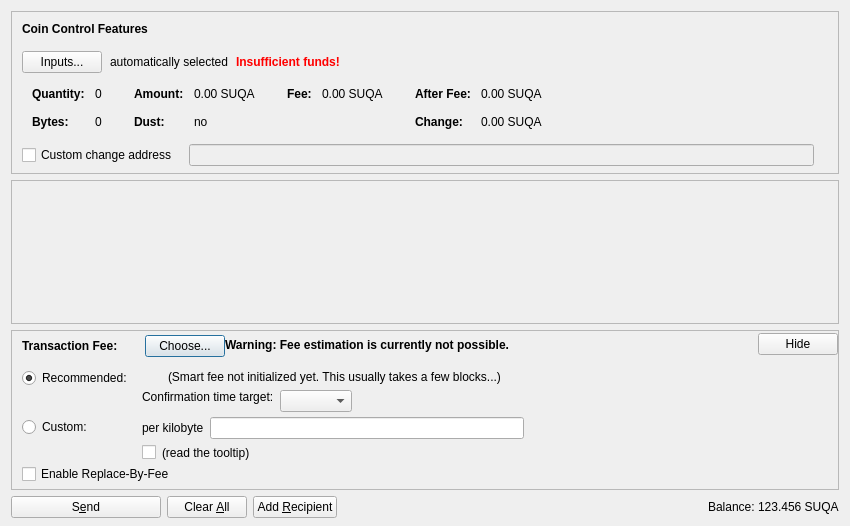
<?xml version="1.0" encoding="UTF-8"?>
<ui version="4.0">
 <class>DepositCoinsDialog</class>
 <widget class="QDialog" name="DepositCoinsDialog">
  <property name="geometry">
   <rect>
    <x>0</x>
    <y>0</y>
    <width>850</width>
    <height>526</height>
   </rect>
  </property>
  <property name="windowTitle">
   <string>Deposit Coins</string>
  </property>
  <layout class="QVBoxLayout" name="verticalLayout" stretch="0,1,0,0">
   <property name="bottomMargin">
    <number>8</number>
   </property>
   <item>
    <widget class="QFrame" name="frameCoinControl">
     <property name="sizePolicy">
      <sizepolicy hsizetype="Expanding" vsizetype="Expanding">
       <horstretch>0</horstretch>
       <verstretch>0</verstretch>
      </sizepolicy>
     </property>
     <property name="maximumSize">
      <size>
       <width>16777215</width>
       <height>16777215</height>
      </size>
     </property>
     <property name="frameShape">
      <enum>QFrame::StyledPanel</enum>
     </property>
     <property name="frameShadow">
      <enum>QFrame::Sunken</enum>
     </property>
     <layout class="QVBoxLayout" name="verticalLayoutCoinControl2">
      <property name="spacing">
       <number>0</number>
      </property>
      <property name="leftMargin">
       <number>0</number>
      </property>
      <property name="topMargin">
       <number>0</number>
      </property>
      <property name="rightMargin">
       <number>0</number>
      </property>
      <property name="bottomMargin">
       <number>6</number>
      </property>
      <item>
       <layout class="QVBoxLayout" name="verticalLayoutCoinControl" stretch="0,0,0,0,1">
        <property name="spacing">
         <number>0</number>
        </property>
        <property name="leftMargin">
         <number>10</number>
        </property>
        <property name="topMargin">
         <number>10</number>
        </property>
        <item>
         <layout class="QHBoxLayout" name="horizontalLayoutCoinControl1">
          <property name="bottomMargin">
           <number>15</number>
          </property>
          <item>
           <widget class="QLabel" name="labelCoinControlFeatures">
            <property name="sizePolicy">
             <sizepolicy hsizetype="Preferred" vsizetype="Maximum">
              <horstretch>0</horstretch>
              <verstretch>0</verstretch>
             </sizepolicy>
            </property>
            <property name="font">
             <font>
              <weight>75</weight>
              <bold>true</bold>
             </font>
            </property>
            <property name="styleSheet">
             <string notr="true">font-weight:bold;</string>
            </property>
            <property name="text">
             <string>Coin Control Features</string>
            </property>
           </widget>
          </item>
         </layout>
        </item>
        <item>
         <layout class="QHBoxLayout" name="horizontalLayoutCoinControl2" stretch="0,0,0,0">
          <property name="spacing">
           <number>8</number>
          </property>
          <property name="bottomMargin">
           <number>10</number>
          </property>
          <item>
           <widget class="QPushButton" name="pushButtonCoinControl">
            <property name="styleSheet">
             <string notr="true"/>
            </property>
            <property name="text">
             <string>Inputs...</string>
            </property>
            <property name="autoDefault">
             <bool>false</bool>
            </property>
           </widget>
          </item>
          <item>
           <widget class="QLabel" name="labelCoinControlAutomaticallySelected">
            <property name="text">
             <string>automatically selected</string>
            </property>
            <property name="margin">
             <number>5</number>
            </property>
           </widget>
          </item>
          <item>
           <widget class="QLabel" name="labelCoinControlInsuffFunds">
            <property name="font">
             <font>
              <weight>75</weight>
              <bold>true</bold>
             </font>
            </property>
            <property name="styleSheet">
             <string notr="true">color:red;font-weight:bold;</string>
            </property>
            <property name="text">
             <string>Insufficient funds!</string>
            </property>
            <property name="margin">
             <number>5</number>
            </property>
           </widget>
          </item>
          <item>
           <spacer name="horizontalSpacerCoinControl">
            <property name="orientation">
             <enum>Qt::Horizontal</enum>
            </property>
            <property name="sizeHint" stdset="0">
             <size>
              <width>40</width>
              <height>1</height>
             </size>
            </property>
           </spacer>
          </item>
         </layout>
        </item>
        <item>
         <widget class="QWidget" name="widgetCoinControl" native="true">
          <property name="sizePolicy">
           <sizepolicy hsizetype="Preferred" vsizetype="Preferred">
            <horstretch>0</horstretch>
            <verstretch>0</verstretch>
           </sizepolicy>
          </property>
          <property name="minimumSize">
           <size>
            <width>0</width>
            <height>0</height>
           </size>
          </property>
          <property name="styleSheet">
           <string notr="true"/>
          </property>
          <layout class="QHBoxLayout" name="horizontalLayoutCoinControl5">
           <property name="leftMargin">
            <number>0</number>
           </property>
           <property name="topMargin">
            <number>0</number>
           </property>
           <property name="rightMargin">
            <number>0</number>
           </property>
           <property name="bottomMargin">
            <number>0</number>
           </property>
           <item>
            <layout class="QHBoxLayout" name="horizontalLayoutCoinControl3" stretch="0,0,0,1">
             <property name="spacing">
              <number>20</number>
             </property>
             <property name="topMargin">
              <number>0</number>
             </property>
             <property name="bottomMargin">
              <number>10</number>
             </property>
             <item>
              <layout class="QFormLayout" name="formLayoutCoinControl1">
               <property name="horizontalSpacing">
                <number>10</number>
               </property>
               <property name="verticalSpacing">
                <number>14</number>
               </property>
               <property name="leftMargin">
                <number>10</number>
               </property>
               <property name="topMargin">
                <number>4</number>
               </property>
               <property name="rightMargin">
                <number>6</number>
               </property>
               <item row="0" column="0">
                <widget class="QLabel" name="labelCoinControlQuantityText">
                 <property name="font">
                  <font>
                   <weight>75</weight>
                   <bold>true</bold>
                  </font>
                 </property>
                 <property name="text">
                  <string>Quantity:</string>
                 </property>
                 <property name="margin">
                  <number>0</number>
                 </property>
                </widget>
               </item>
               <item row="0" column="1">
                <widget class="QLabel" name="labelCoinControlQuantity">
                 <property name="cursor">
                  <cursorShape>IBeamCursor</cursorShape>
                 </property>
                 <property name="contextMenuPolicy">
                  <enum>Qt::ActionsContextMenu</enum>
                 </property>
                 <property name="text">
                  <string notr="true">0</string>
                 </property>
                 <property name="margin">
                  <number>0</number>
                 </property>
                 <property name="textInteractionFlags">
                  <set>Qt::LinksAccessibleByMouse|Qt::TextSelectableByKeyboard|Qt::TextSelectableByMouse</set>
                 </property>
                </widget>
               </item>
               <item row="1" column="0">
                <widget class="QLabel" name="labelCoinControlBytesText">
                 <property name="font">
                  <font>
                   <weight>75</weight>
                   <bold>true</bold>
                  </font>
                 </property>
                 <property name="text">
                  <string>Bytes:</string>
                 </property>
                </widget>
               </item>
               <item row="1" column="1">
                <widget class="QLabel" name="labelCoinControlBytes">
                 <property name="cursor">
                  <cursorShape>IBeamCursor</cursorShape>
                 </property>
                 <property name="contextMenuPolicy">
                  <enum>Qt::ActionsContextMenu</enum>
                 </property>
                 <property name="text">
                  <string notr="true">0</string>
                 </property>
                 <property name="textInteractionFlags">
                  <set>Qt::LinksAccessibleByMouse|Qt::TextSelectableByKeyboard|Qt::TextSelectableByMouse</set>
                 </property>
                </widget>
               </item>
              </layout>
             </item>
             <item>
              <layout class="QFormLayout" name="formLayoutCoinControl2">
               <property name="horizontalSpacing">
                <number>10</number>
               </property>
               <property name="verticalSpacing">
                <number>14</number>
               </property>
               <property name="leftMargin">
                <number>6</number>
               </property>
               <property name="topMargin">
                <number>4</number>
               </property>
               <property name="rightMargin">
                <number>6</number>
               </property>
               <item row="0" column="0">
                <widget class="QLabel" name="labelCoinControlAmountText">
                 <property name="font">
                  <font>
                   <weight>75</weight>
                   <bold>true</bold>
                  </font>
                 </property>
                 <property name="text">
                  <string>Amount:</string>
                 </property>
                 <property name="margin">
                  <number>0</number>
                 </property>
                </widget>
               </item>
               <item row="0" column="1">
                <widget class="QLabel" name="labelCoinControlAmount">
                 <property name="cursor">
                  <cursorShape>IBeamCursor</cursorShape>
                 </property>
                 <property name="contextMenuPolicy">
                  <enum>Qt::ActionsContextMenu</enum>
                 </property>
                 <property name="text">
                  <string notr="true">0.00 SUQA</string>
                 </property>
                 <property name="textInteractionFlags">
                  <set>Qt::LinksAccessibleByMouse|Qt::TextSelectableByKeyboard|Qt::TextSelectableByMouse</set>
                 </property>
                </widget>
               </item>
               <item row="1" column="0">
                <widget class="QLabel" name="labelCoinControlLowOutputText">
                 <property name="font">
                  <font>
                   <weight>75</weight>
                   <bold>true</bold>
                  </font>
                 </property>
                 <property name="text">
                  <string>Dust:</string>
                 </property>
                </widget>
               </item>
               <item row="1" column="1">
                <widget class="QLabel" name="labelCoinControlLowOutput">
                 <property name="cursor">
                  <cursorShape>IBeamCursor</cursorShape>
                 </property>
                 <property name="contextMenuPolicy">
                  <enum>Qt::ActionsContextMenu</enum>
                 </property>
                 <property name="text">
                  <string notr="true">no</string>
                 </property>
                 <property name="textInteractionFlags">
                  <set>Qt::LinksAccessibleByMouse|Qt::TextSelectableByKeyboard|Qt::TextSelectableByMouse</set>
                 </property>
                </widget>
               </item>
              </layout>
             </item>
             <item>
              <layout class="QFormLayout" name="formLayoutCoinControl3">
               <property name="horizontalSpacing">
                <number>10</number>
               </property>
               <property name="verticalSpacing">
                <number>14</number>
               </property>
               <property name="leftMargin">
                <number>6</number>
               </property>
               <property name="topMargin">
                <number>4</number>
               </property>
               <property name="rightMargin">
                <number>6</number>
               </property>
               <item row="0" column="0">
                <widget class="QLabel" name="labelCoinControlFeeText">
                 <property name="font">
                  <font>
                   <weight>75</weight>
                   <bold>true</bold>
                  </font>
                 </property>
                 <property name="text">
                  <string>Fee:</string>
                 </property>
                 <property name="margin">
                  <number>0</number>
                 </property>
                </widget>
               </item>
               <item row="0" column="1">
                <widget class="QLabel" name="labelCoinControlFee">
                 <property name="cursor">
                  <cursorShape>IBeamCursor</cursorShape>
                 </property>
                 <property name="contextMenuPolicy">
                  <enum>Qt::ActionsContextMenu</enum>
                 </property>
                 <property name="text">
                  <string notr="true">0.00 SUQA</string>
                 </property>
                 <property name="textInteractionFlags">
                  <set>Qt::LinksAccessibleByMouse|Qt::TextSelectableByKeyboard|Qt::TextSelectableByMouse</set>
                 </property>
                </widget>
               </item>
              </layout>
             </item>
             <item>
              <layout class="QFormLayout" name="formLayoutCoinControl4">
               <property name="horizontalSpacing">
                <number>10</number>
               </property>
               <property name="verticalSpacing">
                <number>14</number>
               </property>
               <property name="leftMargin">
                <number>6</number>
               </property>
               <property name="topMargin">
                <number>4</number>
               </property>
               <property name="rightMargin">
                <number>6</number>
               </property>
               <item row="0" column="0">
                <widget class="QLabel" name="labelCoinControlAfterFeeText">
                 <property name="font">
                  <font>
                   <weight>75</weight>
                   <bold>true</bold>
                  </font>
                 </property>
                 <property name="text">
                  <string>After Fee:</string>
                 </property>
                 <property name="margin">
                  <number>0</number>
                 </property>
                </widget>
               </item>
               <item row="0" column="1">
                <widget class="QLabel" name="labelCoinControlAfterFee">
                 <property name="cursor">
                  <cursorShape>IBeamCursor</cursorShape>
                 </property>
                 <property name="contextMenuPolicy">
                  <enum>Qt::ActionsContextMenu</enum>
                 </property>
                 <property name="text">
                  <string notr="true">0.00 SUQA</string>
                 </property>
                 <property name="textInteractionFlags">
                  <set>Qt::LinksAccessibleByMouse|Qt::TextSelectableByKeyboard|Qt::TextSelectableByMouse</set>
                 </property>
                </widget>
               </item>
               <item row="1" column="0">
                <widget class="QLabel" name="labelCoinControlChangeText">
                 <property name="font">
                  <font>
                   <weight>75</weight>
                   <bold>true</bold>
                  </font>
                 </property>
                 <property name="text">
                  <string>Change:</string>
                 </property>
                </widget>
               </item>
               <item row="1" column="1">
                <widget class="QLabel" name="labelCoinControlChange">
                 <property name="cursor">
                  <cursorShape>IBeamCursor</cursorShape>
                 </property>
                 <property name="contextMenuPolicy">
                  <enum>Qt::ActionsContextMenu</enum>
                 </property>
                 <property name="text">
                  <string notr="true">0.00 SUQA</string>
                 </property>
                 <property name="textInteractionFlags">
                  <set>Qt::LinksAccessibleByMouse|Qt::TextSelectableByKeyboard|Qt::TextSelectableByMouse</set>
                 </property>
                </widget>
               </item>
              </layout>
             </item>
            </layout>
           </item>
          </layout>
         </widget>
        </item>
        <item>
         <layout class="QHBoxLayout" name="horizontalLayoutCoinControl4" stretch="0,0,0">
          <property name="spacing">
           <number>12</number>
          </property>
          <property name="sizeConstraint">
           <enum>QLayout::SetDefaultConstraint</enum>
          </property>
          <property name="topMargin">
           <number>5</number>
          </property>
          <property name="rightMargin">
           <number>5</number>
          </property>
          <item>
           <widget class="QCheckBox" name="checkBoxCoinControlChange">
            <property name="toolTip">
             <string>If this is activated, but the change address is empty or invalid, change will be sent to a newly generated address.</string>
            </property>
            <property name="text">
             <string>Custom change address</string>
            </property>
           </widget>
          </item>
          <item>
           <widget class="QValidatedLineEdit" name="lineEditCoinControlChange">
            <property name="enabled">
             <bool>false</bool>
            </property>
            <property name="sizePolicy">
             <sizepolicy hsizetype="Expanding" vsizetype="Fixed">
              <horstretch>0</horstretch>
              <verstretch>0</verstretch>
             </sizepolicy>
            </property>
           </widget>
          </item>
          <item>
           <widget class="QLabel" name="labelCoinControlChangeLabel">
            <property name="sizePolicy">
             <sizepolicy hsizetype="Preferred" vsizetype="Expanding">
              <horstretch>0</horstretch>
              <verstretch>0</verstretch>
             </sizepolicy>
            </property>
            <property name="minimumSize">
             <size>
              <width>0</width>
              <height>0</height>
             </size>
            </property>
            <property name="text">
             <string/>
            </property>
            <property name="margin">
             <number>3</number>
            </property>
           </widget>
          </item>
         </layout>
        </item>
        <item>
         <spacer name="verticalSpacerCoinControl">
          <property name="orientation">
           <enum>Qt::Vertical</enum>
          </property>
          <property name="sizeHint" stdset="0">
           <size>
            <width>800</width>
            <height>1</height>
           </size>
          </property>
         </spacer>
        </item>
       </layout>
      </item>
     </layout>
    </widget>
   </item>
   <item>
    <widget class="QScrollArea" name="scrollArea">
     <property name="widgetResizable">
      <bool>true</bool>
     </property>
     <widget class="QWidget" name="scrollAreaWidgetContents">
      <property name="geometry">
       <rect>
        <x>0</x>
        <y>0</y>
        <width>830</width>
        <height>104</height>
       </rect>
      </property>
      <layout class="QVBoxLayout" name="verticalLayout_2" stretch="0,1">
       <property name="leftMargin">
        <number>0</number>
       </property>
       <property name="topMargin">
        <number>0</number>
       </property>
       <property name="rightMargin">
        <number>0</number>
       </property>
       <property name="bottomMargin">
        <number>0</number>
       </property>
       <item>
        <layout class="QVBoxLayout" name="entries">
         <property name="spacing">
          <number>6</number>
         </property>
        </layout>
       </item>
       <item>
        <spacer name="verticalSpacer">
         <property name="orientation">
          <enum>Qt::Vertical</enum>
         </property>
         <property name="sizeHint" stdset="0">
          <size>
           <width>20</width>
           <height>40</height>
          </size>
         </property>
        </spacer>
       </item>
      </layout>
     </widget>
    </widget>
   </item>
   <item>
    <widget class="QFrame" name="frameFee">
     <property name="sizePolicy">
      <sizepolicy hsizetype="Expanding" vsizetype="Expanding">
       <horstretch>0</horstretch>
       <verstretch>0</verstretch>
      </sizepolicy>
     </property>
     <property name="maximumSize">
      <size>
       <width>16777215</width>
       <height>16777215</height>
      </size>
     </property>
     <property name="frameShape">
      <enum>QFrame::StyledPanel</enum>
     </property>
     <property name="frameShadow">
      <enum>QFrame::Sunken</enum>
     </property>
     <layout class="QVBoxLayout" name="verticalLayoutFee1">
      <property name="spacing">
       <number>0</number>
      </property>
      <property name="leftMargin">
       <number>0</number>
      </property>
      <property name="topMargin">
       <number>0</number>
      </property>
      <property name="rightMargin">
       <number>0</number>
      </property>
      <property name="bottomMargin">
       <number>0</number>
      </property>
      <item>
       <layout class="QVBoxLayout" name="verticalLayoutFee2" stretch="0,0,0">
        <property name="spacing">
         <number>0</number>
        </property>
        <property name="leftMargin">
         <number>10</number>
        </property>
        <property name="topMargin">
         <number>0</number>
        </property>
        <item>
         <layout class="QHBoxLayout" name="horizontalLayoutFee1">
          <property name="bottomMargin">
           <number>0</number>
          </property>
          <item>
           <layout class="QVBoxLayout" name="verticalLayoutFee7">
            <property name="spacing">
             <number>0</number>
            </property>
            <item>
             <spacer name="verticalSpacerSmartFee">
              <property name="orientation">
               <enum>Qt::Vertical</enum>
              </property>
              <property name="sizeType">
               <enum>QSizePolicy::Fixed</enum>
              </property>
              <property name="sizeHint" stdset="0">
               <size>
                <width>1</width>
                <height>4</height>
               </size>
              </property>
             </spacer>
            </item>
            <item>
             <layout class="QHBoxLayout" name="horizontalLayoutSmartFee">
              <property name="spacing">
               <number>10</number>
              </property>
              <item>
               <widget class="QLabel" name="labelFeeHeadline">
                <property name="sizePolicy">
                 <sizepolicy hsizetype="Preferred" vsizetype="Maximum">
                  <horstretch>0</horstretch>
                  <verstretch>0</verstretch>
                 </sizepolicy>
                </property>
                <property name="font">
                 <font>
                  <weight>75</weight>
                  <bold>true</bold>
                 </font>
                </property>
                <property name="styleSheet">
                 <string notr="true">font-weight:bold;</string>
                </property>
                <property name="text">
                 <string>Transaction Fee:</string>
                </property>
               </widget>
              </item>
              <item>
               <widget class="QLabel" name="labelFeeMinimized">
                <property name="text">
                 <string/>
                </property>
               </widget>
              </item>
              <item>
               <widget class="QPushButton" name="buttonChooseFee">
                <property name="text">
                 <string>Choose...</string>
                </property>
               </widget>
              </item>
             </layout>
            </item>
            <item>
             <spacer name="verticalSpacer_5">
              <property name="orientation">
               <enum>Qt::Vertical</enum>
              </property>
              <property name="sizeHint" stdset="0">
               <size>
                <width>1</width>
                <height>1</height>
               </size>
              </property>
             </spacer>
            </item>
           </layout>
          </item>
          <item>
           <widget class="QLabel" name="fallbackFeeWarningLabel">
            <property name="toolTip">
             <string>Using the fallbackfee can result in sending a transaction that will take several hours or days (or never) to confirm. Consider choosing your fee manually or wait until you have validated the complete chain.</string>
            </property>
            <property name="font">
            <font>
                <weight>75</weight>
                <bold>true</bold>
            </font>
            </property>
            <property name="text">
             <string>Warning: Fee estimation is currently not possible.</string>
            </property>
            <property name="wordWrap">
             <bool>false</bool>
            </property>
           </widget>
          </item>
          <item>
           <spacer name="horizontalSpacer_4">
            <property name="orientation">
             <enum>Qt::Horizontal</enum>
            </property>
            <property name="sizeType">
             <enum>QSizePolicy::MinimumExpanding</enum>
            </property>
            <property name="sizeHint" stdset="0">
             <size>
              <width>40</width>
              <height>20</height>
             </size>
            </property>
           </spacer>
          </item>
          <item>
           <widget class="QPushButton" name="buttonMinimizeFee">
            <property name="toolTip">
             <string>collapse fee-settings</string>
            </property>
            <property name="text">
             <string>Hide</string>
            </property>
           </widget>
          </item>
         </layout>
        </item>
        <item>
         <widget class="QFrame" name="frameFeeSelection">
          <layout class="QVBoxLayout" name="verticalLayoutFee12">
           <property name="spacing">
            <number>0</number>
           </property>
           <property name="leftMargin">
            <number>0</number>
           </property>
           <property name="topMargin">
            <number>0</number>
           </property>
           <property name="rightMargin">
            <number>0</number>
           </property>
           <property name="bottomMargin">
            <number>0</number>
           </property>
           <item>
            <layout class="QGridLayout" name="gridLayoutFee">
             <property name="topMargin">
              <number>10</number>
             </property>
             <property name="bottomMargin">
              <number>4</number>
             </property>
             <property name="horizontalSpacing">
              <number>10</number>
             </property>
             <property name="verticalSpacing">
              <number>4</number>
             </property>
             <item row="1" column="1">
              <layout class="QVBoxLayout" name="verticalLayoutFee8">
               <property name="spacing">
                <number>6</number>
               </property>
               <item>
                <layout class="QHBoxLayout" name="horizontalLayoutFee13">
                 <item>
                  <widget class="QLabel" name="labelCustomPerKilobyte">
                   <property name="toolTip">
                    <string>Specify a custom fee per kB (1,000 bytes) of the transaction's virtual size.

Note:  Since the fee is calculated on a per-byte basis, a fee of "100 satoshis per kB" for a transaction size of 500 bytes (half of 1 kB) would ultimately yield a fee of only 50 satoshis.</string>
                   </property>
                   <property name="text">
                    <string>per kilobyte</string>
                   </property>
                  </widget>
                 </item>
                 <item>
                  <widget class="SUQAAmountField" name="customFee"/>
                 </item>
                 <item>
                  <spacer name="horizontalSpacer_6">
                   <property name="orientation">
                    <enum>Qt::Horizontal</enum>
                   </property>
                   <property name="sizeHint" stdset="0">
                    <size>
                     <width>1</width>
                     <height>1</height>
                    </size>
                   </property>
                  </spacer>
                 </item>
                </layout>
               </item>
               <item>
                <layout class="QHBoxLayout" name="horizontalLayoutFee8">
                 <item>
                  <widget class="QCheckBox" name="checkBoxMinimumFee">
                   <property name="toolTip">
                    <string>Paying only the minimum fee is just fine as long as there is less transaction volume than space in the blocks. But be aware that this can end up in a never confirming transaction once there is more demand for suqa transactions than the network can process.</string>
                   </property>
                   <property name="text">
                    <string/>
                   </property>
                  </widget>
                 </item>
                 <item>
                  <widget class="QLabel" name="labelMinFeeWarning">
                   <property name="enabled">
                    <bool>true</bool>
                   </property>
                   <property name="toolTip">
                    <string>Paying only the minimum fee is just fine as long as there is less transaction volume than space in the blocks. But be aware that this can end up in a never confirming transaction once there is more demand for suqa transactions than the network can process.</string>
                   </property>
                   <property name="text">
                    <string>(read the tooltip)</string>
                   </property>
                   <property name="margin">
                    <number>5</number>
                   </property>
                  </widget>
                 </item>
                 <item>
                  <spacer name="horizontalSpacer_2">
                   <property name="orientation">
                    <enum>Qt::Horizontal</enum>
                   </property>
                   <property name="sizeHint" stdset="0">
                    <size>
                     <width>1</width>
                     <height>1</height>
                    </size>
                   </property>
                  </spacer>
                 </item>
                </layout>
               </item>
              </layout>
             </item>
             <item row="0" column="0">
              <layout class="QVBoxLayout" name="verticalLayoutFee4" stretch="0,1">
               <item>
                <widget class="QRadioButton" name="radioSmartFee">
                 <property name="text">
                  <string>Recommended:</string>
                 </property>
                 <property name="checked">
                  <bool>true</bool>
                 </property>
                 <attribute name="buttonGroup">
                  <string notr="true">groupFee</string>
                 </attribute>
                </widget>
               </item>
               <item>
                <spacer name="verticalSpacer_2">
                 <property name="orientation">
                  <enum>Qt::Vertical</enum>
                 </property>
                 <property name="sizeHint" stdset="0">
                  <size>
                   <width>1</width>
                   <height>1</height>
                  </size>
                 </property>
                </spacer>
               </item>
              </layout>
             </item>
             <item row="1" column="0">
              <layout class="QVBoxLayout" name="verticalLayoutFee9" stretch="0,1">
               <item>
                <widget class="QRadioButton" name="radioCustomFee">
                 <property name="text">
                  <string>Custom:</string>
                 </property>
                 <attribute name="buttonGroup">
                  <string notr="true">groupFee</string>
                 </attribute>
                </widget>
               </item>
               <item>
                <spacer name="verticalSpacer_6">
                 <property name="orientation">
                  <enum>Qt::Vertical</enum>
                 </property>
                 <property name="sizeHint" stdset="0">
                  <size>
                   <width>1</width>
                   <height>1</height>
                  </size>
                 </property>
                </spacer>
               </item>
              </layout>
             </item>
             <item row="0" column="1">
              <layout class="QVBoxLayout" name="verticalLayoutFee3" stretch="0,0,1">
               <property name="spacing">
                <number>6</number>
               </property>
               <property name="topMargin">
                <number>2</number>
               </property>
               <item>
                <layout class="QHBoxLayout" name="horizontalLayoutFee12">
                 <item>
                  <widget class="QLabel" name="labelSmartFee">
                   <property name="text">
                    <string/>
                   </property>
                   <property name="margin">
                    <number>2</number>
                   </property>
                  </widget>
                 </item>
                 <item>
                  <widget class="QLabel" name="labelFeeEstimation">
                   <property name="text">
                    <string/>
                   </property>
                  </widget>
                 </item>
                 <item>
                  <widget class="QLabel" name="labelSmartFee2">
                   <property name="text">
                    <string>(Smart fee not initialized yet. This usually takes a few blocks...)</string>
                   </property>
                   <property name="margin">
                    <number>2</number>
                   </property>
                  </widget>
                 </item>
                 <item>
                  <spacer name="horizontalSpacer_5">
                   <property name="orientation">
                    <enum>Qt::Horizontal</enum>
                   </property>
                   <property name="sizeHint" stdset="0">
                    <size>
                     <width>1</width>
                     <height>1</height>
                    </size>
                   </property>
                  </spacer>
                 </item>
                </layout>
               </item>
               <item>
                <layout class="QHBoxLayout" name="horizontalLayoutFee9">
                 <item>
                  <layout class="QVBoxLayout" name="verticalLayoutFee6">
                   <item>
                    <widget class="QLabel" name="labelSmartFee3">
                     <property name="text">
                      <string>Confirmation time target:</string>
                     </property>
                     <property name="margin">
                      <number>2</number>
                     </property>
                    </widget>
                   </item>
                   <item>
                    <spacer name="verticalSpacer_3">
                     <property name="orientation">
                      <enum>Qt::Vertical</enum>
                     </property>
                     <property name="sizeHint" stdset="0">
                      <size>
                       <width>1</width>
                       <height>1</height>
                      </size>
                     </property>
                    </spacer>
                   </item>
                  </layout>
                 </item>
                 <item>
                  <layout class="QVBoxLayout" name="verticalLayoutFee5">
                   <property name="rightMargin">
                    <number>30</number>
                   </property>
                   <item>
                    <layout class="QHBoxLayout" name="horizontalLayoutConfTarget">
                     <property name="bottomMargin">
                      <number>0</number>
                     </property>
                     <item>
                      <widget class="QComboBox" name="confTargetSelector"/>
                     </item>
                     <item>
                      <spacer name="horizontalSpacerConfTarget">
                       <property name="orientation">
                        <enum>Qt::Horizontal</enum>
                       </property>
                       <property name="sizeHint" stdset="0">
                        <size>
                         <width>40</width>
                         <height>20</height>
                        </size>
                       </property>
                      </spacer>
                     </item>
                    </layout>
                   </item>
                  </layout>
                 </item>
                </layout>
               </item>
               <item>
                <spacer name="verticalSpacer_4">
                 <property name="orientation">
                  <enum>Qt::Vertical</enum>
                 </property>
                 <property name="sizeHint" stdset="0">
                  <size>
                   <width>1</width>
                   <height>1</height>
                  </size>
                 </property>
                </spacer>
               </item>
              </layout>
             </item>
            </layout>
           </item>
           <item>
            <widget class="QCheckBox" name="optInRBF">
             <property name="text">
              <string>Enable Replace-By-Fee</string>
             </property>
             <property name="toolTip">
              <string>With Replace-By-Fee (BIP-125) you can increase a transaction's fee after it is sent. Without this, a higher fee may be recommended to compensate for increased transaction delay risk.</string>
             </property>
            </widget>
           </item>
          </layout>
         </widget>
        </item>
        <item>
         <spacer name="verticalSpacerFee">
          <property name="orientation">
           <enum>Qt::Vertical</enum>
          </property>
          <property name="sizeHint" stdset="0">
           <size>
            <width>40</width>
            <height>5</height>
           </size>
          </property>
         </spacer>
        </item>
       </layout>
      </item>
     </layout>
    </widget>
   </item>
   <item>
    <layout class="QHBoxLayout" name="horizontalLayout">
     <item>
      <widget class="QPushButton" name="sendButton">
       <property name="minimumSize">
        <size>
         <width>150</width>
         <height>0</height>
        </size>
       </property>
       <property name="toolTip">
        <string>Confirm the deposit action</string>
       </property>
       <property name="text">
        <string>S&amp;end</string>
       </property>
       <property name="icon">
        <iconset resource="../suqa.qrc">
         <normaloff>:/icons/deposit</normaloff>:/icons/deposit</iconset>
       </property>
       <property name="autoDefault">
        <bool>false</bool>
       </property>
       <property name="default">
        <bool>false</bool>
       </property>
      </widget>
     </item>
     <item>
      <widget class="QPushButton" name="clearButton">
       <property name="sizePolicy">
        <sizepolicy hsizetype="Minimum" vsizetype="Fixed">
         <horstretch>0</horstretch>
         <verstretch>0</verstretch>
        </sizepolicy>
       </property>
       <property name="toolTip">
        <string>Clear all fields of the form.</string>
       </property>
       <property name="text">
        <string>Clear &amp;All</string>
       </property>
       <property name="icon">
        <iconset resource="../suqa.qrc">
         <normaloff>:/icons/remove</normaloff>:/icons/remove</iconset>
       </property>
       <property name="autoDefault">
        <bool>false</bool>
       </property>
      </widget>
     </item>
     <item>
      <widget class="QPushButton" name="addButton">
       <property name="toolTip">
        <string>Send to multiple recipients at once</string>
       </property>
       <property name="text">
        <string>Add &amp;Recipient</string>
       </property>
       <property name="icon">
        <iconset resource="../suqa.qrc">
         <normaloff>:/icons/add</normaloff>:/icons/add</iconset>
       </property>
       <property name="autoDefault">
        <bool>false</bool>
       </property>
      </widget>
     </item>
     <item>
      <spacer name="horizontalSpacer">
       <property name="orientation">
        <enum>Qt::Horizontal</enum>
       </property>
       <property name="sizeHint" stdset="0">
        <size>
         <width>40</width>
         <height>20</height>
        </size>
       </property>
      </spacer>
     </item>
     <item>
      <layout class="QHBoxLayout" name="horizontalLayout_2">
       <property name="spacing">
        <number>3</number>
       </property>
       <item>
        <widget class="QLabel" name="label">
         <property name="sizePolicy">
          <sizepolicy hsizetype="Preferred" vsizetype="Fixed">
           <horstretch>0</horstretch>
           <verstretch>0</verstretch>
          </sizepolicy>
         </property>
         <property name="text">
          <string>Balance:</string>
         </property>
        </widget>
       </item>
       <item>
        <widget class="QLabel" name="labelBalance">
         <property name="sizePolicy">
          <sizepolicy hsizetype="Preferred" vsizetype="Fixed">
           <horstretch>0</horstretch>
           <verstretch>0</verstretch>
          </sizepolicy>
         </property>
         <property name="cursor">
          <cursorShape>IBeamCursor</cursorShape>
         </property>
         <property name="text">
          <string notr="true">123.456 SUQA</string>
         </property>
         <property name="textInteractionFlags">
          <set>Qt::LinksAccessibleByMouse|Qt::TextSelectableByKeyboard|Qt::TextSelectableByMouse</set>
         </property>
        </widget>
       </item>
      </layout>
     </item>
    </layout>
   </item>
  </layout>
 </widget>
 <customwidgets>
  <customwidget>
   <class>QValidatedLineEdit</class>
   <extends>QLineEdit</extends>
   <header>qt/qvalidatedlineedit.h</header>
  </customwidget>
  <customwidget>
   <class>SUQAAmountField</class>
   <extends>QLineEdit</extends>
   <header>qt/suqaamountfield.h</header>
   <container>1</container>
  </customwidget>
 </customwidgets>
 <resources>
  <include location="../suqa.qrc"/>
 </resources>
 <connections/>
 <buttongroups>
  <buttongroup name="groupFee"/>
 </buttongroups>
</ui>
